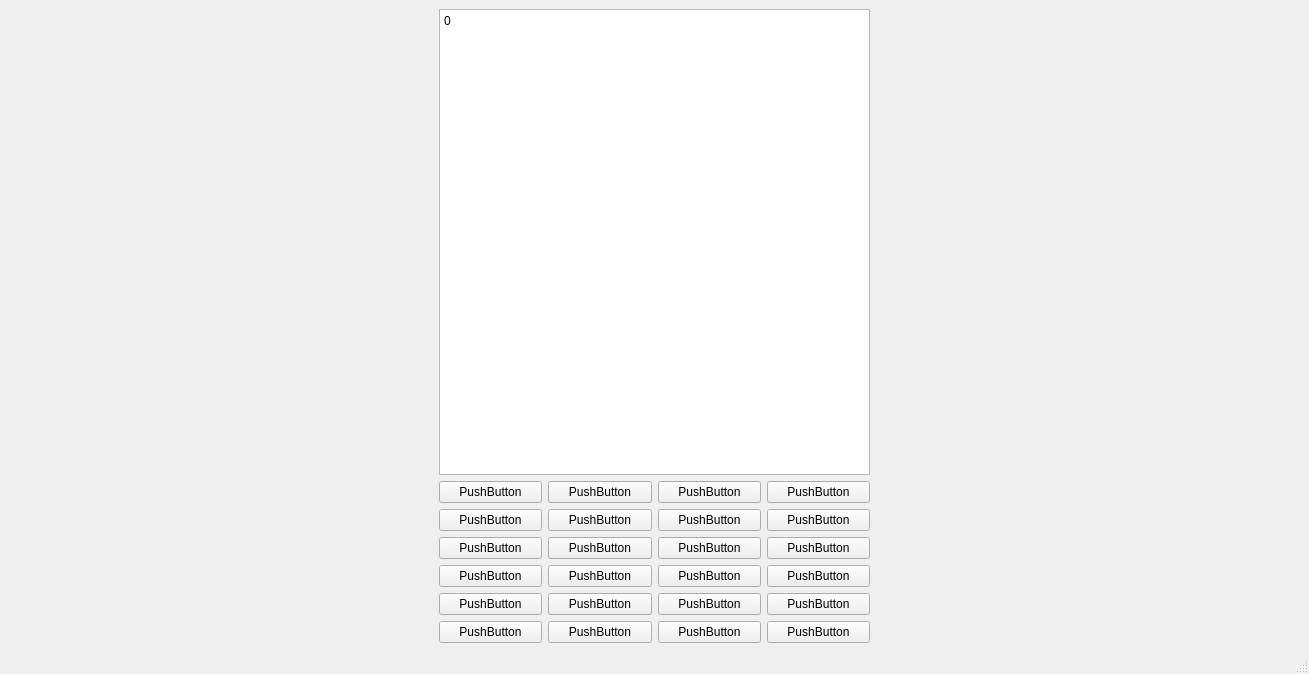
<?xml version="1.0" encoding="UTF-8"?>
<ui version="4.0">
 <class>StartWindow</class>
 <widget class="QMainWindow" name="StartWindow">
  <property name="geometry">
   <rect>
    <x>0</x>
    <y>0</y>
    <width>1309</width>
    <height>674</height>
   </rect>
  </property>
  <property name="windowTitle">
   <string>MainWindow</string>
  </property>
  <widget class="QWidget" name="centralwidget">
   <layout class="QHBoxLayout" name="horizontalLayout_8">
    <item>
     <spacer name="horizontalSpacer">
      <property name="orientation">
       <enum>Qt::Horizontal</enum>
      </property>
      <property name="sizeHint" stdset="0">
       <size>
        <width>40</width>
        <height>20</height>
       </size>
      </property>
     </spacer>
    </item>
    <item>
     <layout class="QVBoxLayout" name="verticalLayout_5" stretch="3,9,18">
      <item>
       <layout class="QVBoxLayout" name="verticalLayout_3">
        <item>
         <widget class="QPlainTextEdit" name="plainTextEdit">
          <property name="plainText">
           <string>0</string>
          </property>
         </widget>
        </item>
       </layout>
      </item>
      <item>
       <layout class="QVBoxLayout" name="verticalLayout_4">
        <item>
         <layout class="QHBoxLayout" name="horizontalLayout_6">
          <item>
           <widget class="QPushButton" name="pushButton_26">
            <property name="text">
             <string>PushButton</string>
            </property>
           </widget>
          </item>
          <item>
           <widget class="QPushButton" name="pushButton_25">
            <property name="text">
             <string>PushButton</string>
            </property>
           </widget>
          </item>
          <item>
           <widget class="QPushButton" name="pushButton_24">
            <property name="text">
             <string>PushButton</string>
            </property>
           </widget>
          </item>
          <item>
           <widget class="QPushButton" name="pushButton_23">
            <property name="text">
             <string>PushButton</string>
            </property>
           </widget>
          </item>
         </layout>
        </item>
        <item>
         <layout class="QHBoxLayout" name="horizontalLayout_7">
          <item>
           <widget class="QPushButton" name="pushButton_29">
            <property name="text">
             <string>PushButton</string>
            </property>
           </widget>
          </item>
          <item>
           <widget class="QPushButton" name="pushButton_28">
            <property name="text">
             <string>PushButton</string>
            </property>
           </widget>
          </item>
          <item>
           <widget class="QPushButton" name="pushButton_30">
            <property name="text">
             <string>PushButton</string>
            </property>
           </widget>
          </item>
          <item>
           <widget class="QPushButton" name="pushButton_27">
            <property name="text">
             <string>PushButton</string>
            </property>
           </widget>
          </item>
         </layout>
        </item>
       </layout>
      </item>
      <item>
       <layout class="QGridLayout" name="gridLayout">
        <item row="0" column="0">
         <widget class="QPushButton" name="pushButton_4">
          <property name="text">
           <string>PushButton</string>
          </property>
         </widget>
        </item>
        <item row="3" column="0">
         <widget class="QPushButton" name="pushButton">
          <property name="text">
           <string>PushButton</string>
          </property>
         </widget>
        </item>
        <item row="3" column="1">
         <widget class="QPushButton" name="pushButton_8">
          <property name="text">
           <string>PushButton</string>
          </property>
         </widget>
        </item>
        <item row="2" column="1">
         <widget class="QPushButton" name="pushButton_7">
          <property name="text">
           <string>PushButton</string>
          </property>
         </widget>
        </item>
        <item row="2" column="0">
         <widget class="QPushButton" name="pushButton_2">
          <property name="text">
           <string>PushButton</string>
          </property>
         </widget>
        </item>
        <item row="0" column="2">
         <widget class="QPushButton" name="pushButton_11">
          <property name="text">
           <string>PushButton</string>
          </property>
         </widget>
        </item>
        <item row="0" column="1">
         <widget class="QPushButton" name="pushButton_5">
          <property name="text">
           <string>PushButton</string>
          </property>
         </widget>
        </item>
        <item row="1" column="0">
         <widget class="QPushButton" name="pushButton_3">
          <property name="text">
           <string>PushButton</string>
          </property>
         </widget>
        </item>
        <item row="1" column="1">
         <widget class="QPushButton" name="pushButton_6">
          <property name="text">
           <string>PushButton</string>
          </property>
         </widget>
        </item>
        <item row="0" column="3">
         <widget class="QPushButton" name="pushButton_12">
          <property name="text">
           <string>PushButton</string>
          </property>
         </widget>
        </item>
        <item row="1" column="2">
         <widget class="QPushButton" name="pushButton_17">
          <property name="text">
           <string>PushButton</string>
          </property>
         </widget>
        </item>
        <item row="1" column="3">
         <widget class="QPushButton" name="pushButton_18">
          <property name="text">
           <string>PushButton</string>
          </property>
         </widget>
        </item>
        <item row="2" column="2">
         <widget class="QPushButton" name="pushButton_19">
          <property name="text">
           <string>PushButton</string>
          </property>
         </widget>
        </item>
        <item row="2" column="3">
         <widget class="QPushButton" name="pushButton_20">
          <property name="text">
           <string>PushButton</string>
          </property>
         </widget>
        </item>
        <item row="3" column="2">
         <widget class="QPushButton" name="pushButton_21">
          <property name="text">
           <string>PushButton</string>
          </property>
         </widget>
        </item>
        <item row="3" column="3">
         <widget class="QPushButton" name="pushButton_22">
          <property name="text">
           <string>PushButton</string>
          </property>
         </widget>
        </item>
       </layout>
      </item>
     </layout>
    </item>
    <item>
     <spacer name="horizontalSpacer_2">
      <property name="orientation">
       <enum>Qt::Horizontal</enum>
      </property>
      <property name="sizeHint" stdset="0">
       <size>
        <width>40</width>
        <height>20</height>
       </size>
      </property>
     </spacer>
    </item>
   </layout>
  </widget>
  <widget class="QMenuBar" name="menubar">
   <property name="geometry">
    <rect>
     <x>0</x>
     <y>0</y>
     <width>1309</width>
     <height>23</height>
    </rect>
   </property>
  </widget>
  <widget class="QStatusBar" name="statusbar"/>
 </widget>
 <resources/>
 <connections/>
</ui>
